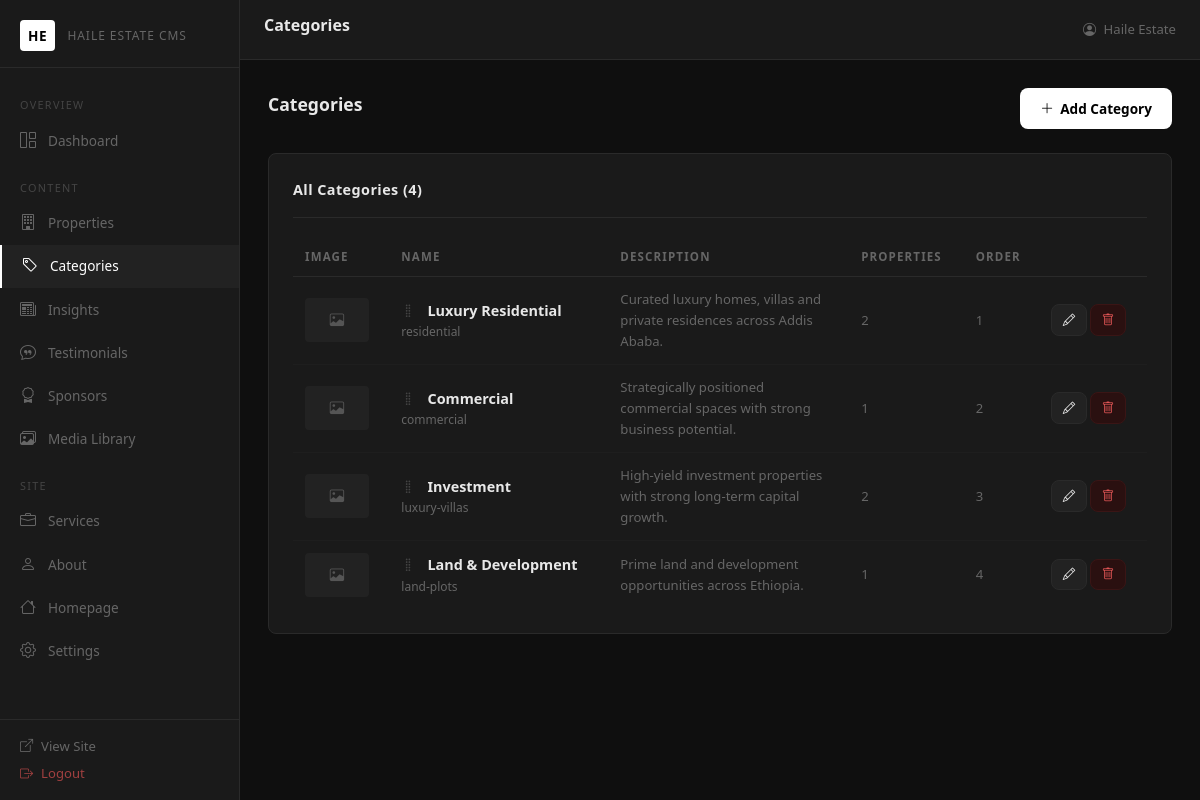
Screenshot of /admin/categories.php (signed in) with the database file from the repository.
### tables this page shows
CREATE TABLE `categories` (
  `id` int(11) NOT NULL AUTO_INCREMENT,
  `name` varchar(100) NOT NULL,
  `slug` varchar(120) NOT NULL,
  `description` varchar(300) DEFAULT NULL,
  `image` varchar(255) DEFAULT NULL,
  `display_order` int(11) NOT NULL DEFAULT 0,
  `created_at` datetime NOT NULL DEFAULT CURRENT_TIMESTAMP,
  PRIMARY KEY (`id`),
  UNIQUE KEY `slug` (`slug`)
);

### includes/database.php (called while the page is built, shortened)
<?php
function db(): PDO {
    static $pdo = null;
    if ($pdo === null) {
        $dsn = 'mysql:host=' . DB_HOST . ';dbname=' . DB_NAME . ';charset=' . DB_CHARSET;
        $pdo = new PDO($dsn, DB_USER, DB_PASS, [
            PDO::ATTR_ERRMODE            => PDO::ERRMODE_EXCEPTION,
            PDO::ATTR_DEFAULT_FETCH_MODE => PDO::FETCH_ASSOC,
            PDO::ATTR_EMULATE_PREPARES   => false,
        ]);
    }
    return $pdo;
}

### includes/functions.php (called while the page is built, shortened)
<?php
require_once __DIR__ . '/database.php';
function e(string $s): string {
    return htmlspecialchars($s, ENT_QUOTES | ENT_SUBSTITUTE, 'UTF-8');
}

### admin/categories.php (the view, shortened to what this page needs)
<?php
$categories = db()->query('SELECT c.*, COUNT(p.id) AS project_count FROM categories c LEFT JOIN projects p ON p.category_id = c.id GROUP BY c.id ORDER BY c.display_order ASC, c.name ASC')->fetchAll();
include __DIR__ . '/includes/header.php';
?>
<div class="page-header">
    <h2>Categories</h2>
    <a href="?new=1" class="btn-admin-primary"><i class="bi bi-plus-lg"></i> Add Category</a>
</div>
<div class="admin-card">
    <div class="admin-card-header"><span class="admin-card-title">All Categories (<?= count($categories) ?>)</span></div>
    <table class="admin-table">
        <thead><tr><th>Image</th><th>Name</th><th>Description</th><th>Properties</th><th>Order</th><th></th></tr></thead>
        <tbody id="sortableList" data-endpoint="reorder-categories.php">
        <?php foreach ($categories as $cat): ?>
        <tr data-id="<?= $cat['id'] ?>">
            <td>
                <?php if (!empty($cat['image'])): ?>
                <img src="<?= e(assetUrl($cat['image'])) ?>" style="width:64px;height:44px;object-fit:cover;border-radius:4px" alt="">
                <?php else: ?>
                <div style="width:64px;height:44px;background:var(--surface2);border-radius:4px;display:flex;align-items:center;justify-content:center;color:#555"><i class="bi bi-image"></i></div>
                <?php endif; ?>
            </td>
            <td>
                <i class="bi bi-grip-vertical order-handle me-2"></i>
                <strong><?= e($cat['name']) ?></strong>
                <div style="font-size:0.75rem;color:var(--text-muted)"><?= e($cat['slug']) ?></div>
            </td>
            <td style="color:var(--text-muted);font-size:0.82rem;max-width:220px"><?= e($cat['description'] ?? '—') ?></td>
            <td style="color:var(--text-muted);font-size:0.82rem"><?= $cat['project_count'] ?></td>
            <td style="color:var(--text-muted);font-size:0.82rem"><?= $cat['display_order'] ?></td>
            <td class="table-actions">
                <a href="?edit=<?= $cat['id'] ?>" class="btn-admin-secondary" style="padding:0.3rem 0.65rem;font-size:0.78rem"><i class="bi bi-pencil"></i></a>
                <form method="POST" style="display:inline">
                    <button type="submit" name="delete_category" class="btn-admin-danger" style="padding:0.3rem 0.65rem;font-size:0.78rem"
                        data-confirm="Delete '<?= e(addslashes($cat['name'])) ?>'? Projects will become uncategorized.">
                        <i class="bi bi-trash"></i>
                    </button>
                </form>
            </td>
        </tr>
        <?php endforeach; ?>
        </tbody>
    </table>
</div>
<?php include __DIR__ . '/includes/footer.php'; ?>

### assets/css/admin.css (style rules this page uses)
:root { --sidebar-w: 240px; --topbar-h: 60px; --bg: #0f0f0f; --surface: #1a1a1a; --surface2: #222; --border: #2a2a2a; --text: #e8e8e8; --text-muted: #666; --accent: #fff; --accent-dim: #aaa; --danger: #e05555; --success: #4caf7d; --warning: #e0a030; --info: #4a9eff; --radius: 8px; --transition: 0.2s ease; }
*, *::before, *::after { box-sizing: border-box; margin: 0; padding: 0; }
body { font-family: 'Segoe UI', system-ui, -apple-system, sans-serif; background: var(--bg); color: var(--text); font-size: 0.9rem; line-height: 1.6; }
.admin-card { background: var(--surface); border: 1px solid var(--border); border-radius: var(--radius); padding: 1.5rem; margin-bottom: 1.5rem; }
.admin-card-header { display: flex; align-items: center; justify-content: space-between; margin-bottom: 1.25rem; padding-bottom: 1rem; border-bottom: 1px solid var(--border); }
.admin-card-title { font-size: 0.9rem; font-weight: 600; color: var(--text); letter-spacing: 0.03em; }
.admin-table { width: 100%; border-collapse: collapse; }
.admin-table th { font-size: 0.72rem; letter-spacing: 0.1em; text-transform: uppercase; color: var(--text-muted); padding: 0.6rem 0.75rem; border-bottom: 1px solid var(--border); text-align: left; white-space: nowrap; }
.admin-table td { padding: 0.75rem; border-bottom: 1px solid #1e1e1e; color: var(--text); vertical-align: middle; }
.admin-table tr:last-child td { border-bottom: none; }
.btn-admin-primary { background: #fff; color: #000; border: none; padding: 0.6rem 1.25rem; border-radius: var(--radius); font-size: 0.85rem; font-weight: 600; cursor: pointer; transition: background var(--transition); text-decoration: none; display: inline-flex; align-items: center; gap: 0.4rem; }
.btn-admin-secondary { background: var(--surface2); color: var(--text); border: 1px solid var(--border); padding: 0.6rem 1.25rem; border-radius: var(--radius); font-size: 0.85rem; cursor: pointer; transition: background var(--transition); text-decoration: none; display: inline-flex; align-items: center; gap: 0.4rem; }
.btn-admin-danger { background: #2a1010; color: var(--danger); border: 1px solid #3a1515; padding: 0.5rem 1rem; border-radius: var(--radius); font-size: 0.82rem; cursor: pointer; transition: background var(--transition); text-decoration: none; display: inline-flex; align-items: center; gap: 0.4rem; }
.page-header { display: flex; align-items: center; justify-content: space-between; margin-bottom: 1.5rem; flex-wrap: wrap; gap: 0.75rem; }
.page-header h2 { font-size: 1.1rem; font-weight: 600; }
.order-handle { cursor: grab; color: #444; }

### rows the page displays
categories: name "Luxury Residential", slug "residential", description "Curated luxury homes, villas and private residences across Addis Ababa.", project_count "2", display_order "1"
categories: name "Commercial", slug "commercial", description "Strategically positioned commercial spaces with strong business potential.", project_count "1", display_order "2"
categories: name "Investment", slug "luxury-villas", description "High-yield investment properties with strong long-term capital growth.", project_count "2", display_order "3"
categories: name "Land & Development", slug "land-plots", description "Prime land and development opportunities across Ethiopia.", project_count "1", display_order "4"

### other values shown
$pageTitle "Categories"
$_SESSION['admin_name'] "Haile Estate"
count($categories) "4"
